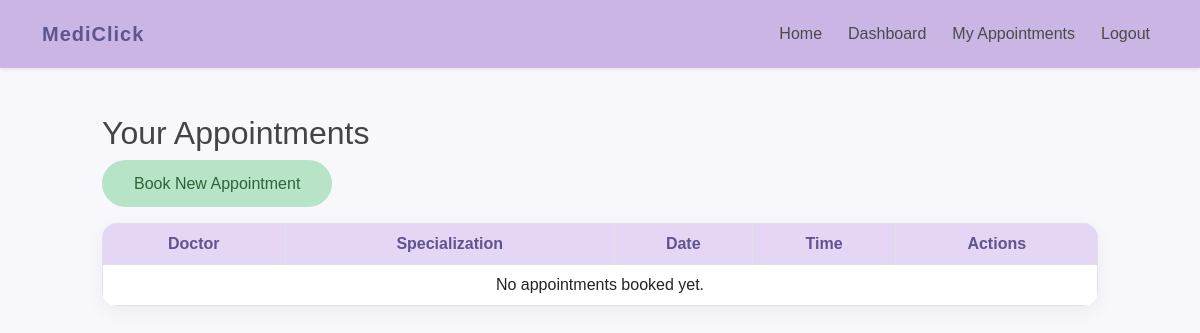
/appointments (signed in), run on an earlier commit of the app's database.
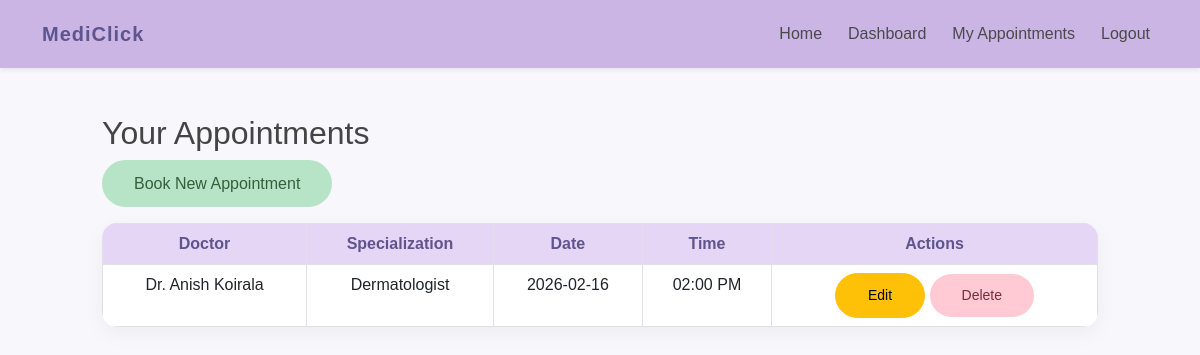
And on a later commit of the database.
### models.py (models this page shows)
class Appointment(db.Model):
    id = db.Column(db.Integer, primary_key=True)
    date = db.Column(db.String(50))
    time = db.Column(db.String(50))
    user_id = db.Column(db.Integer, db.ForeignKey('user.id'))
    doctor_id = db.Column(db.Integer, db.ForeignKey('doctor.id'))

class Doctor(db.Model):
    id = db.Column(db.Integer, primary_key=True)
    name = db.Column(db.String(100))
    specialization = db.Column(db.String(100))
    appointments = db.relationship('Appointment', backref='doctor', lazy=True)

### app.py (the view)
@app.route('/appointments')
def appointments():
    if 'user_id' not in session:
        flash('Please login first', 'warning')
        return redirect(url_for('login'))
    user_appts = Appointment.query.filter_by(user_id=session['user_id']).all()
    return render_template('appointments.html', appointments=user_appts)

### templates/appointments.html
{% extends 'base.html' %}
{% block content %}
<h2>Your Appointments</h2>
<a class="btn btn-success mb-3" href="{{ url_for('book') }}">Book New Appointment</a>
<table class="table table-bordered">
  <thead>
    <tr>
      <th>Doctor</th>
      <th>Specialization</th>
      <th>Date</th>
      <th>Time</th>
      <th>Actions</th>
    </tr>
  </thead>
  <tbody>
    {% for appt in appointments %}
      <tr>
        <td>{{ appt.doctor.name }}</td>
        <td>{{ appt.doctor.specialization }}</td>
        <td>{{ appt.date }}</td>
        <td>{{ appt.time }}</td>
        <td>
          <a class="btn btn-sm btn-warning" href="{{ url_for('edit_appointment', id=appt.id) }}">Edit</a>
          <a class="btn btn-sm btn-danger" href="{{ url_for('delete_appointment', id=appt.id) }}" onclick="return confirm('Are you sure?')">Delete</a>
        </td>
      </tr>
    {% else %}
      <tr><td colspan="5">No appointments booked yet.</td></tr>
    {% endfor %}
  </tbody>
</table>
{% endblock %}

### templates/base.html (shortened to what this page needs)
<!DOCTYPE html>
<html>
<head>
  <link href="https://cdn.jsdelivr.net/npm/bootstrap@5.3.0/dist/css/bootstrap.min.css" rel="stylesheet">
  <link rel="stylesheet" href="{{ url_for('static', filename='css/style.css') }}">
  <link rel="stylesheet" href="https://cdn.jsdelivr.net/npm/flatpickr/dist/flatpickr.min.css">
</head>
<body>
<nav class="navbar navbar-expand-lg navbar-light shadow-sm fixed-top">
  <div class="container">
    <a class="navbar-brand fw-bold" href="{{ url_for('home') }}">MediClick</a>
    <div class="collapse navbar-collapse">
      <ul class="navbar-nav ms-auto">
  {% if 'user_id' in session %}
    <li class="nav-item">
      <a class="nav-link" href="{{ url_for('home') }}">Home</a>
    </li>
    <li class="nav-item">
      <a class="nav-link" href="{{ url_for('dashboard') }}">Dashboard</a>
    </li>
    <li class="nav-item">
      <a class="nav-link" href="{{ url_for('appointments') }}">My Appointments</a>
    </li>
    <li class="nav-item">
      <a class="nav-link" href="{{ url_for('logout') }}">Logout</a>
    </li>
  {% endif %}
</ul>
    </div>
  </div>
</nav>
<div class="container mt-4">
  {% block content %}{% endblock %}
</div>
</body>
</html>

### static/css/style.css (style rules this page uses)
body { font-family: 'Poppins', sans-serif; background-color: #f8f7fc; color: #444; margin: 0; padding: 90px; }
.navbar { background: #cbb5e5; box-shadow: 0 6px 20px rgba(109, 89, 122, 0.15); padding: 14px 25px; transition: 0.3s ease; }
.navbar-brand { color: #5e548e !important; font-weight: 700; letter-spacing: 1px; }
.navbar-nav .nav-link { color: #4a4a4a !important; font-weight: 500; margin-left: 10px; transition: 0.3s ease; }
.btn { border-radius: 50px; padding: 0.7rem 2rem; font-weight: 500; transition: all 0.3s ease; }
.btn-success { background-color: #b7e4c7; border: none; color: #355f3b; }
.btn-danger { background-color: #ffcad4; border: none; color: #7a2e3a; }
.table { background: #ffffff; border-radius: 15px; overflow: hidden; box-shadow: 0 6px 20px rgba(0,0,0,0.05); }
.table th { background-color: #e6d6f5; color: #5e548e; text-align: center; }
.table td { text-align: center; }

What changed in the data, as far as the page shows it:
added Appointment: doctor.name "Dr. Anish Koirala", doctor.specialization "Dermatologist", date "2026-02-16", time "02:00 PM"
Also different on the page:
text no longer shown: "No appointments booked yet."
